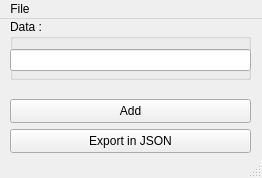
<?xml version="1.0" encoding="UTF-8"?>
<ui version="4.0">
 <class>MainWindow</class>
 <widget class="QMainWindow" name="MainWindow">
  <property name="geometry">
   <rect>
    <x>0</x>
    <y>0</y>
    <width>262</width>
    <height>178</height>
   </rect>
  </property>
  <property name="windowTitle">
   <string>MainWindow</string>
  </property>
  <widget class="QWidget" name="centralwidget">
   <widget class="QPushButton" name="pushButton">
    <property name="geometry">
     <rect>
      <x>10</x>
      <y>80</y>
      <width>241</width>
      <height>24</height>
     </rect>
    </property>
    <property name="text">
     <string>Add</string>
    </property>
   </widget>
   <widget class="QPushButton" name="pushButton_2">
    <property name="geometry">
     <rect>
      <x>10</x>
      <y>110</y>
      <width>241</width>
      <height>24</height>
     </rect>
    </property>
    <property name="text">
     <string>Export in JSON</string>
    </property>
   </widget>
   <widget class="QGroupBox" name="groupBox">
    <property name="geometry">
     <rect>
      <x>10</x>
      <y>0</y>
      <width>241</width>
      <height>61</height>
     </rect>
    </property>
    <property name="title">
     <string>Data :</string>
    </property>
    <widget class="QLineEdit" name="lineEdit">
     <property name="geometry">
      <rect>
       <x>0</x>
       <y>30</y>
       <width>241</width>
       <height>22</height>
      </rect>
     </property>
    </widget>
   </widget>
  </widget>
  <widget class="QMenuBar" name="menubar">
   <property name="geometry">
    <rect>
     <x>0</x>
     <y>0</y>
     <width>262</width>
     <height>22</height>
    </rect>
   </property>
   <widget class="QMenu" name="menuFile">
    <property name="title">
     <string>File</string>
    </property>
    <addaction name="actionExit"/>
   </widget>
   <addaction name="menuFile"/>
  </widget>
  <widget class="QStatusBar" name="statusbar"/>
  <action name="actionExit">
   <property name="text">
    <string>Exit</string>
   </property>
  </action>
 </widget>
 <resources/>
 <connections/>
</ui>
